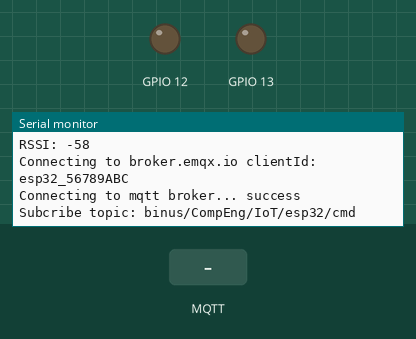
Bench run of a program on a simulated ESP32-C3. On the bench: output pins drawn as LEDs (lit = HIGH), the last lines printed to the serial monitor. Inputs (shaded band) come from the test bench. WiFi joins after 1.5 s; servers stay silent unless stated; no MQTT or app messages arrive unless stated.

Above: at 2.7 s.
2.8 s: MQTT message "1" arrives on the first subscribed topic
At 4.0 s:
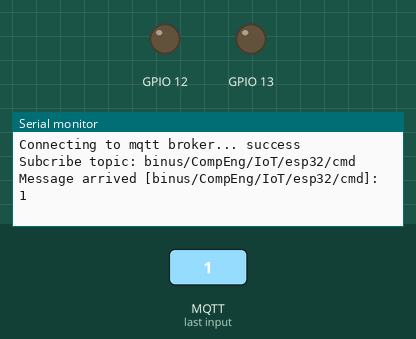
4.3 s: MQTT message "on" arrives on the first subscribed topic
At 5.4 s:
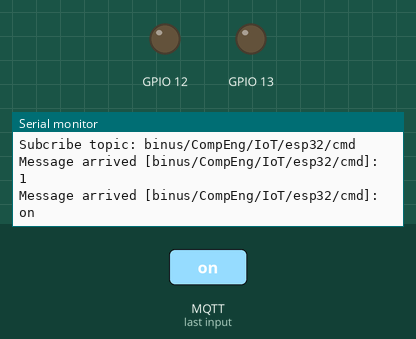
5.8 s: MQTT message "off" arrives on the first subscribed topic
At 6.5 s:
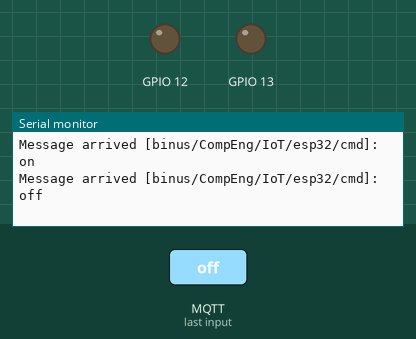

Measured:
- after the input at 2.8 s, the serial monitor: prints a new line at once (image 1)
- after the input at 4.3 s, the serial monitor: prints a new line at once (image 2)
- after the input at 5.8 s, the serial monitor: prints a new line at once (image 3)

The program:

main.cpp
```cpp
#include <Arduino.h>
#include <WiFi.h>
#include <PubSubClient.h>

#define MQTT_BROKER  "broker.emqx.io"
#define MQTT_TOPIC_SUBSCRIBE "binus/CompEng/IoT/esp32/cmd"
WiFiClient espClient;
PubSubClient mqtt(espClient);
boolean mqttConnect();

void setup() {
  pinMode(LED_D4, OUTPUT);
  pinMode(LED_D5, OUTPUT);
  Serial.begin(115200);
  Serial.println("Booting...");
  WiFi_Connect();
  mqttConnect();
}

void loop() {
  mqtt.loop();
}

void WiFi_Connect()
{
  WiFi.mode(WIFI_STA);
  WiFi.begin("hd3_1", "celab123");
  while (WiFi.waitForConnectResult() != WL_CONNECTED)
  {
    Serial.println("Connection Failed! Rebooting...");
    delay(5000);
    ESP.restart();
  }
  Serial.print("System connected with IP address: ");
  Serial.println(WiFi.localIP());
  Serial.printf("RSSI: %d\n", WiFi.RSSI());
}

void mqttCallback(char* topic, byte* payload, unsigned int len) {
  Serial.print("Message arrived [");
  Serial.print(topic);
  Serial.print("]: ");
  Serial.write(payload, len);
  Serial.println();
}
boolean mqttConnect() {
  char g_szDeviceId[30];
  sprintf(g_szDeviceId, "esp32_%08X",(uint32_t)ESP.getEfuseMac());
  mqtt.setServer(MQTT_BROKER, 1883);
  mqtt.setCallback(mqttCallback);
  Serial.printf("Connecting to %s clientId: %s\n", MQTT_BROKER, g_szDeviceId);

  boolean fMqttConnected = false;
  for (int i=0; i<3 && !fMqttConnected; i++) {
    Serial.print("Connecting to mqtt broker...");
    fMqttConnected = mqtt.connect(g_szDeviceId);
    if (fMqttConnected == false) {
      Serial.print(" fail, rc=");
      Serial.println(mqtt.state());
      delay(1000);
    }
  }
  if (fMqttConnected)
  {
    Serial.println(" success");
    mqtt.subscribe(MQTT_TOPIC_SUBSCRIBE);
    Serial.printf("Subcribe topic: %s\n", MQTT_TOPIC_SUBSCRIBE);
    // onPublishMessage();
  }
  return mqtt.connected();
}
```
